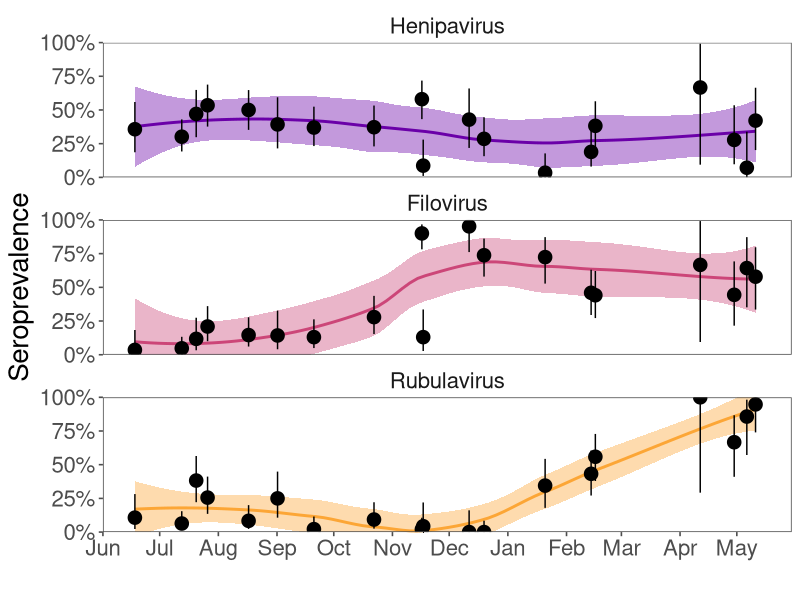
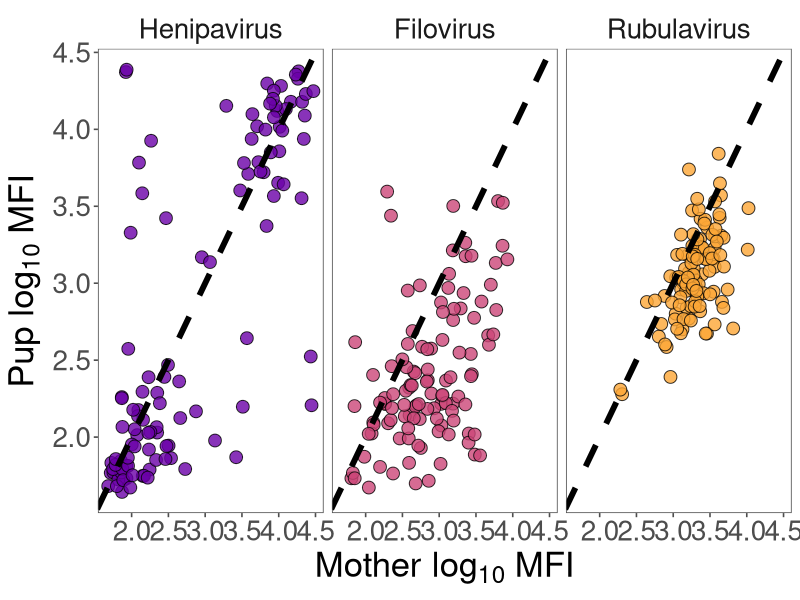
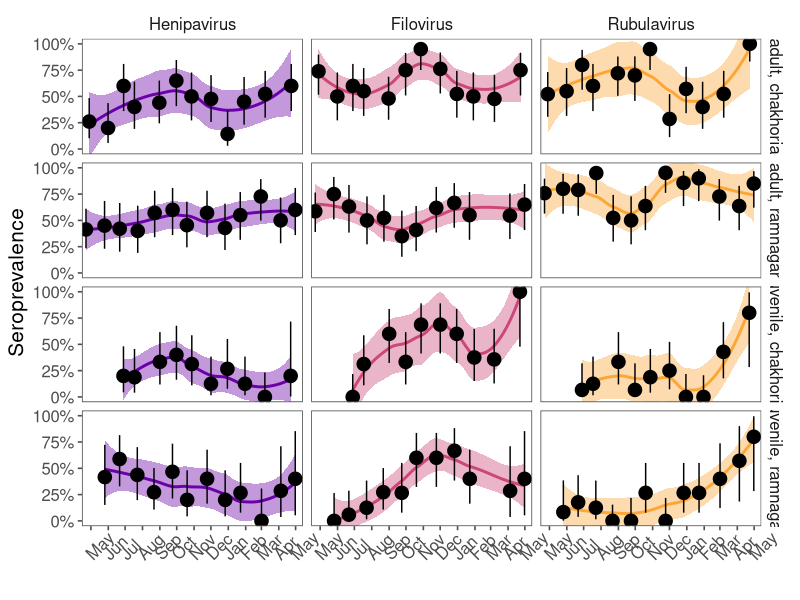
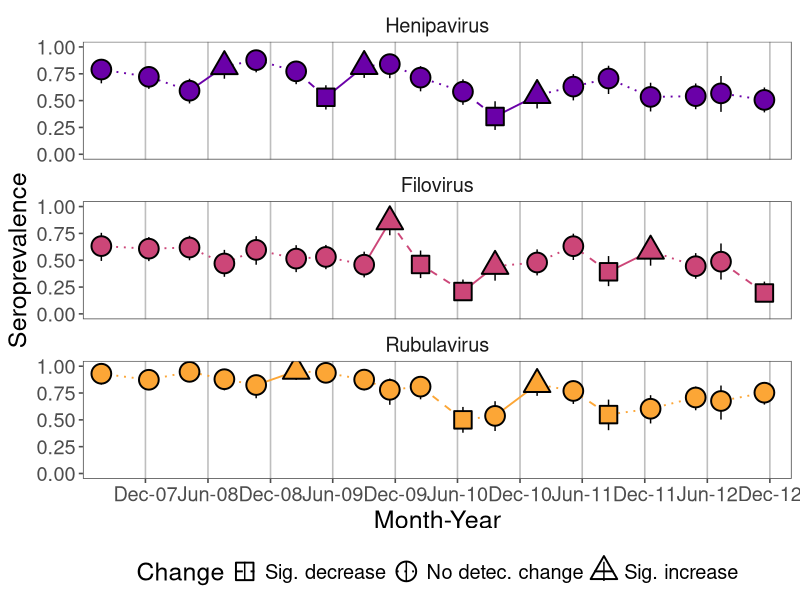
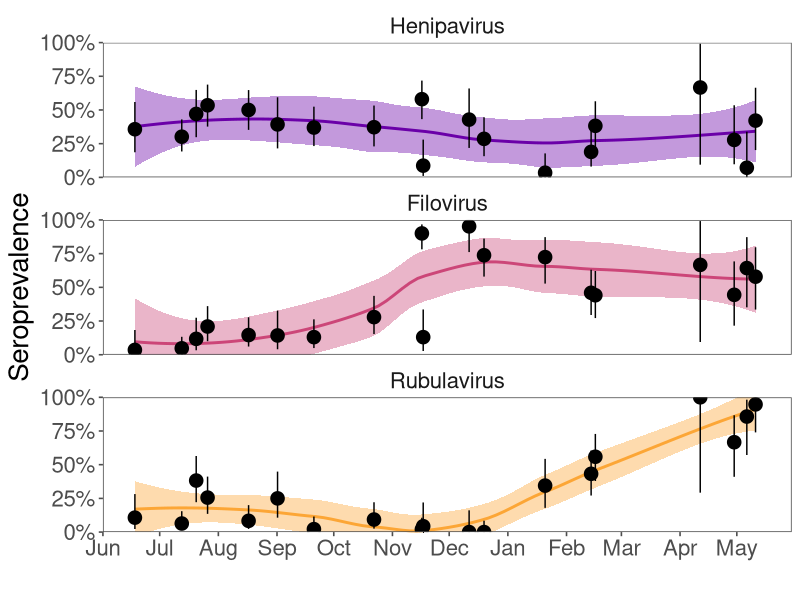
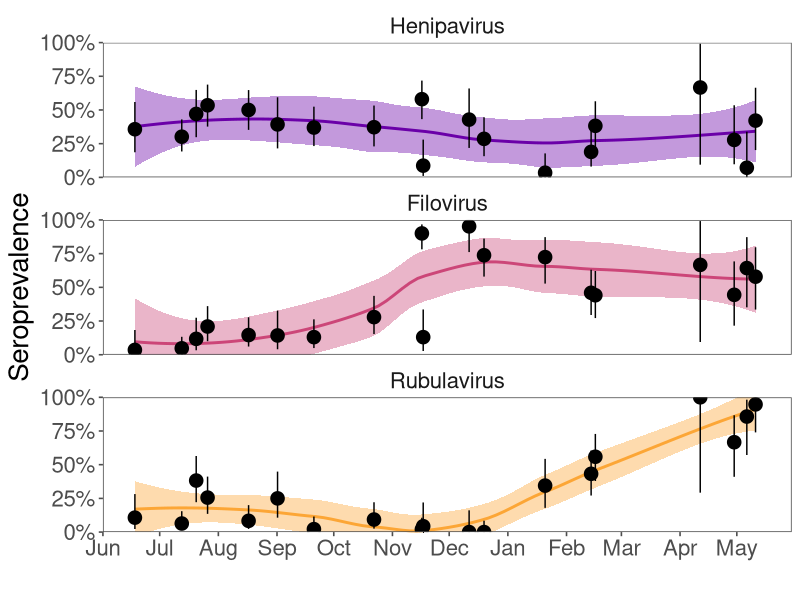
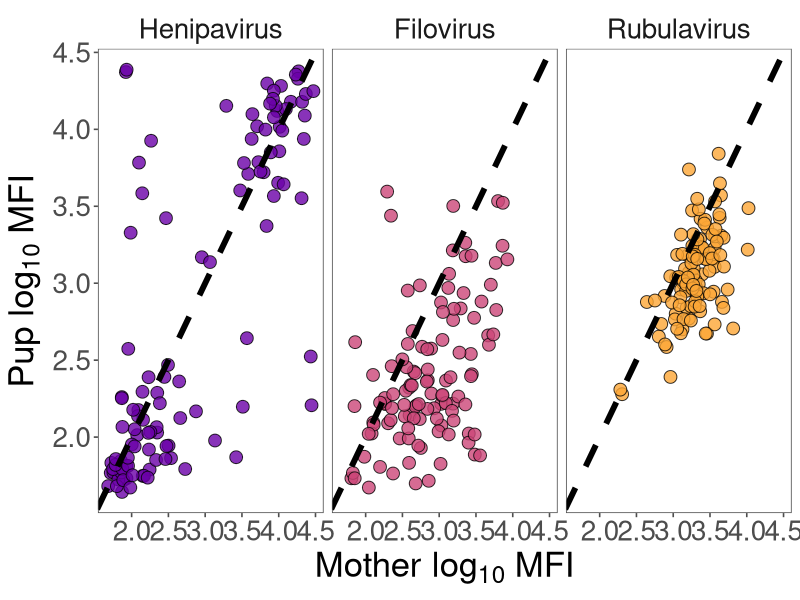
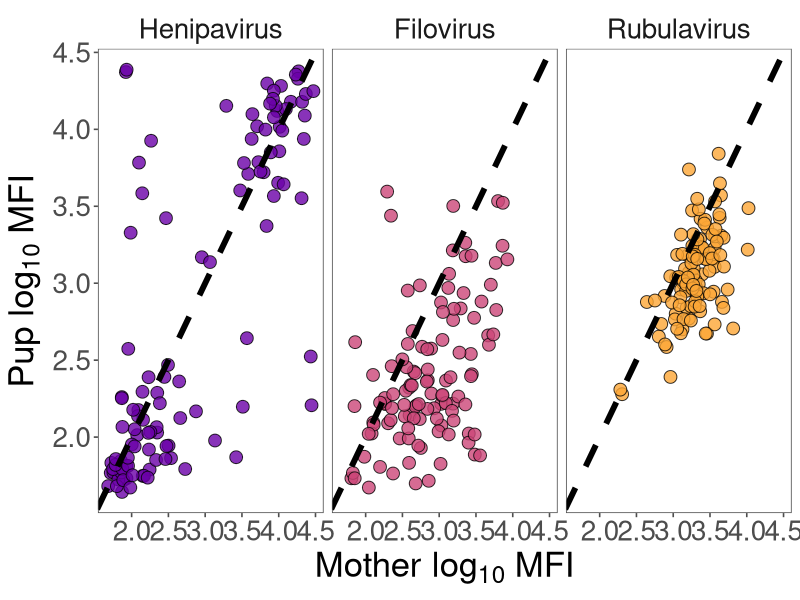

Here is the R script that generated these plots, in order:
#Figures 2, 4, 5, S3
#This code creates the juvenile seroprevalence plot, Fig 2
lapply(c("tidyverse","ggthemes","viridis","brglm2"),require,character.only=T) #load packages
setwd("c:/marm/research/other/nipah/manyviruses/")
q1=read.csv("bat_serology_processed.csv")
q1$date=as.Date(q1$date)
q1$antibody[q1$antibody=="Nipah"]="Henipavirus"
q1$antibody=factor(q1$antibody,levels=c("Henipavirus","Filovirus","Rubulavirus"))
q1$Infect=0;q1$Infect[q1$seropos]=1 #make numerical seropos column
diagCutOffs=q1 %>% group_by(antibody) %>% 
  summarize(minP=min(luminex[Infect==1]),maxN=max(luminex[Infect==0]))
diagCutOffs$LogCutOff=with(diagCutOffs,log10((minP+maxN)/2));diagCutOffs

q1$jday=yday(q1$date)
q1$wk=as.numeric(strftime(q1$date,format="%V")) #make week column
q1$yr=as.numeric(format(q1$date,"%Y")) #make year column
q1$week=q1$wk+(q1$yr-2006)*52 #make running week, starting w/ 2006
q2=q1[!q1$age_class=="preweaned"&!q1$location%in%c("chakhoria", "ramnagar"),] #subset to Faridpur
q2=q2 %>% arrange(date) %>% mutate(sess = cumsum(c(TRUE, diff(date) > 15)))
q2$pdate=as.Date(ymd("2007-01-01") + q2$jday) #yday("2007-06-01") #make wrapping date for plot
q2$pdate[q2$jday<152]=as.Date(ymd("2008-01-01")+q2$jday[q2$jday<152])

#Plot seasonal prev over time for juveniles
qA = data.frame(q2 %>% group_by(sess,yr,age_class,antibody) %>% 
                  summarize(N=n(),prev=mean(Infect),pdate=mean(pdate)))

for (i in 1:nrow(qA)) {
  qA$L95[i]=binom.test(qA$prev[i]*qA$N[i],qA$N[i])$conf.int[1]
  qA$U95[i]=binom.test(qA$prev[i]*qA$N[i],qA$N[i])$conf.int[2] }

Fig2=ggplot(qA[qA$age_class=="juvenile",],aes(x=pdate,y=prev))+theme_few()+
  facet_wrap(~antibody,nrow=3)+
  scale_y_continuous(labels=scales::percent)+
  stat_smooth(aes(color=antibody,fill=antibody))+
  geom_pointrange(aes(ymin=L95,ymax=U95),size=.9)+
  labs(x="Date",y="Prevalence")+
  scale_x_date(date_breaks="1 month",date_labels="%b",expand=c(0,0))+
  scale_color_viridis_d(option="C", begin=0.2, end=0.8) +
  scale_fill_viridis_d(option="C", begin=0.2, end=0.8)+
  theme(text=element_text(size=20),legend.position="None")+
  coord_cartesian(x=as.Date(c("2007-06-01","2008-05-30")),ylim=c(0,1),expand = c(0.0))+
  labs(x="",y="Seroprevalence");Fig2
ggsave("Figure 2.pdf",plot=Fig2,width=16,height=12)
ggsave("Figure 2.png",plot=Fig2,width=16,height=12)

#Figure 4: mom-pup MFIs
p1=q1[q1$age_class=="preweaned",c("unique_id","luminex","mother","antibody")] #subset to Faridpur pups
p1=rename(p1,pup_luminex=luminex,pup_id=unique_id)
m1=q1[!q1$age_class=="preweaned",] #subset to Faridpur moms
m1=merge(m1,p1,by.x=c("antibody","unique_id"),by.y=c("antibody","mother"))
m1$momlogMFI=log10(m1$luminex);m1$puplogMFI=log10(m1$pup_luminex)

Fig4=ggplot(m1,aes(x=momlogMFI,y=puplogMFI,fill=antibody))+theme_few()+
  # geom_hline(data=diagCutOffs,aes(yintercept=LogCutOff),color="gray")+
  # geom_vline(data=diagCutOffs,aes(xintercept=LogCutOff),color="gray")+
  geom_point(size=4,shape=21,alpha=.8)+
  facet_wrap(~antibody,ncol=3)+
  scale_fill_viridis_d(option="C", begin=0.2, end=0.8)+
  theme(text=element_text(size=25),legend.position="None")+
  geom_abline(slope=1,intercept=0,linetype="dashed",linewidth=2)+
  labs(x=expression("Mother log"["10"]~"MFI"),
       y=expression("Pup log"["10"]~"MFI"));Fig4
ggsave("Figure 4.pdf",plot=Fig4,width=8,height=6)
ggsave("Figure 4.png",plot=Fig4,width=8,height=6)

#Figure 5 One year studies in Chakhoria and Ramnagar
q3=q1[!q1$age_class=="preweaned"&q1$location%in%c("chakhoria", "ramnagar"),] #subset
q3=q3 %>% arrange(date) %>% mutate(sess = cumsum(c(TRUE, diff(date) > 15)))

qB = data.frame(q3 %>% group_by(sess,age_class,antibody,location) %>% 
                  summarize(N=n(),prev=mean(Infect),Npos=sum(Infect),mdate=mean(date)))
qB$ageloc=with(qB,paste(age_class,location,sep=", ") )
for (i in 1:nrow(qB)) {
  qB$L95[i]=with(qB,binom.test(Npos[i],N[i])$conf.int[1])
  qB$U95[i]=with(qB,binom.test(Npos[i],N[i])$conf.int[2]) }

qB=qB[!(qB$sess==1&qB$age_class=="juvenile"),] #remove juvs from first session b/c from previous year
Fig5=ggplot(qB,aes(x=mdate,y=prev))+theme_few()+
  facet_grid(ageloc~antibody)+
  scale_y_continuous(labels=scales::percent)+
  stat_smooth(aes(color=antibody,fill=antibody))+
  geom_pointrange(aes(ymin=L95,ymax=U95),size=.9)+
  labs(x="Date",y="Prevalence")+
  scale_x_date(date_breaks="1 month",date_labels="%b",expand=c(0,0))+
  scale_color_viridis_d(option="C", begin=0.2, end=0.8) +
  scale_fill_viridis_d(option="C", begin=0.2, end=0.8)+
  theme(text=element_text(size=15),legend.position="None",
        axis.text.x=element_text(angle=45,vjust=0.25,hjust=0))+
  coord_cartesian(x=as.Date(c("2010-04-15","2011-05-14")),ylim=c(0,1),expand = c(0.001))+
  labs(x="",y="Seroprevalence");Fig5

ggsave("Figure 5.pdf",plot=Fig5,width=16,height=12)
ggsave("Figure 5.png",plot=Fig5,width=16,height=12)

#Figure S3
q1=read.csv("bat_serology_processed.csv")
q1$collection_date=as.Date(q1$collection_date)
q1$wk=as.numeric(strftime(q1$collection_date,format="%V")) #make week column
q1$yr=as.numeric(format(q1$collection_date,"%Y")) #make year column
q1$week=q1$wk+(q1$yr-2006)*52 #make running week, starting w/ 2006 same as old Rweek
q1=q1[!q1$age_class=="preweaned"&!q1$location%in%c("chakhoria", "ramnagar"),] #subset to Ruv,Ad+Juv,Faridpur
q1$Sero=0;q1$Sero[q1$seropos]=1 #make numerical seropos column
q1$antibody[q1$antibody=="Nipah"]="Henipavirus"
q1$antibody=factor(q1$antibody,levels=c("Henipavirus","Filovirus","Rubulavirus"))

#Make aggregated data frame to plot prev over time for adults & juveniles
qA = q1 %>% group_by(antibody,age_class,week,collection_date) %>% 
  summarize(count=n(),npos=sum(Sero),prev=mean(Sero),SE=(prev*(1-prev)/count)^.5 )
for (i in 1:nrow(qA)) { qA$L95[i] = binom.test(qA$count[i]*qA$prev[i],qA$count[i])$conf.int[1]
qA$U95[i]= binom.test(qA$count[i]*qA$prev[i],qA$count[i])$conf.int[2] }

ud=unique(qA$week)#unique time points
UA=unique(qA$antibody)
qA$Change=0;#qA$ChangeJ=0
for (i in 2:length(ud)) {
  for (j in 1:length(UA)) {
    datapair=qA[qA$antibody==UA[j]&qA$week%in%ud[i:(i-1)]&qA$age_class=="adult",]
    f1=glm(prev~week,family=binomial,data=datapair,weights=count)
    pval=summary(f1)$coefficients["week","Pr(>|z|)"]
    qA$Change[qA$antibody==UA[j]&qA$week==ud[i]&qA$age_class=="adult"]=
      sign(coef(f1)["week"])*ifelse(pval<0.05,1,0)  } }

qA$Change[qA$Change==-1]="Sig. decrease"
qA$Change[qA$Change==0]="No detec. change"
qA$Change[qA$Change==1]="Sig. increase"
qA$Change=relevel(factor(qA$Change),ref="Sig. decrease")
qA$collection_date_start=as.Date(c(NA,qA$collection_date[1:(nrow(qA)-1)]))
qA$prev_start=c(NA,qA$prev[1:(nrow(qA)-1)])
qA$prev_start[qA$week==82]=NA #remove segment for first week for all viruses

FigS3=ggplot(qA[qA$age_class=="adult",],aes(x=collection_date,y=prev))+theme_few()+
  facet_wrap(~antibody,nrow=3)+
  geom_segment(aes(xend = collection_date_start,yend = prev_start,color=antibody,
                   linetype = Change),linewidth=.65)+
  geom_pointrange(aes(ymin=L95,ymax=U95,shape=Change,fill=antibody),
                  position=position_dodge(width=10),size=1.5)+
  scale_fill_viridis_d(option="C", begin=0.2, end=0.8,guide = "none")+
  scale_color_viridis_d(option="C", begin=0.2, end=0.8,guide = "none")+
  scale_shape_manual(values=c(22,21,24))+
  scale_linetype_manual(values=c(2,3,1))+ #3,1,2
  scale_x_date(date_labels="%b-%y",date_breaks  ="6 month",
               limits=c(as.Date("2007-07-11"), as.Date("2012-12-25")),expand=c(0.02,0.01))+
  labs(x="Month-Year",y="Seroprevalence",color=NULL)+lims(y=c(0,1))+
  theme(text=element_text(size=18),legend.position="bottom",
        panel.grid.major.x =  element_line(colour = "gray"));FigS3

ggsave("Figure S3.pdf",plot=FigS3,width=12,height=8)
ggsave("Figure S3.png",plot=FigS3,width=12,height=8)
